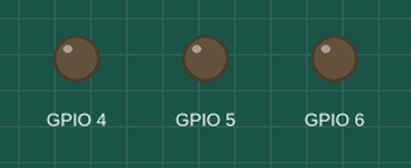
This program was run on a simulated ESP32-S3. Parts: output pins drawn as LEDs (lit = HIGH).

Above: at 0.1 s.
At 5.1 s:
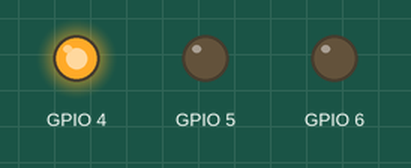
At 19.1 s:
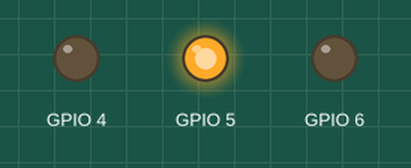
At 30.2 s:
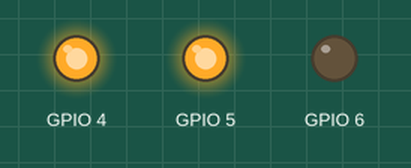
At 33.2 s:
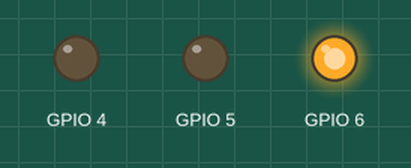
Timing chart, 0 to 34.7 s (numbered marks = the images above):
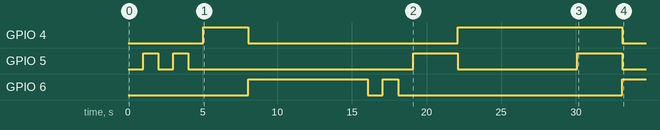

The program:

main.cpp
```cpp
#include "freertos/FreeRTOS.h"
#include "freertos/task.h"
#include "esp_timer.h"
#include "pin.h"
#include "StateMachine.h"

Pin<GPIO_NUM_4> red;
Pin<GPIO_NUM_6> green;
Pin<GPIO_NUM_5> yellow;

template<typename TRed, typename TGreen, typename TYellow>
struct Output
{
    TRed& red;
    TGreen& green;
    TYellow& yellow;
    Output(TRed& r, TGreen& g, TYellow& y) : red(r), green(g), yellow(y) {}
};

using TrafficOutput = Output<Pin<GPIO_NUM_4>, Pin<GPIO_NUM_6>, Pin<GPIO_NUM_5>>;

struct RunContext
{
    TrafficOutput& output;
    int64_t entry_time = 0;
};

// Forward-declare so states can use it as a return type before it is fully defined
struct TrafficLightStates;

struct YellowBlinkingState {
    static constexpr uint16_t timeout = 5000; // ms
    void onEnter(RunContext& context);
    void onExit(RunContext& context);
    TrafficLightStates update(RunContext& context);
};

struct AllRedState {
    static constexpr uint16_t timeout = 3000; // ms
    void onEnter(RunContext& context);
    void onExit(RunContext& context);
    TrafficLightStates update(RunContext& context);
};

struct GreenState {
    static constexpr uint16_t timeout = 8000; // ms
    void onEnter(RunContext& context);
    void onExit(RunContext& context);
    TrafficLightStates update(RunContext& context);
};

struct GreenBlinkingState {
    static constexpr uint16_t timeout = 3000; // ms
    void onEnter(RunContext& context);
    void onExit(RunContext& context);
    TrafficLightStates update(RunContext& context);
};

struct YellowState {
    static constexpr uint16_t timeout = 3000; // ms
    void onEnter(RunContext& context);
    void onExit(RunContext& context);
    TrafficLightStates update(RunContext& context);
};

struct RedYellowState {
    static constexpr uint16_t timeout = 3000; // ms
    void onEnter(RunContext& context);
    void onExit(RunContext& context);
    TrafficLightStates update(RunContext& context);
};

struct RedState {
    static constexpr uint16_t timeout = 8000; // ms
    void onEnter(RunContext& context);
    void onExit(RunContext& context);
    TrafficLightStates update(RunContext& context);
};

// All state types are now complete — safe to instantiate the variant.
// Order must exactly match the StateMachine template arguments so the
// derived-to-base conversion in the visit lambda compiles.
struct TrafficLightStates
    : std::variant<YellowBlinkingState, RedState, GreenState, GreenBlinkingState, YellowState, RedYellowState, AllRedState>
{
    using std::variant<YellowBlinkingState, RedState, GreenState, GreenBlinkingState, YellowState, RedYellowState, AllRedState>::variant;
};

// Method bodies — TrafficLightStates is complete here

void YellowBlinkingState::onEnter(RunContext& context)
{
    context.entry_time = esp_timer_get_time();
    context.output.yellow.set_level(1);
}
void YellowBlinkingState::onExit(RunContext& context)
{
    context.output.yellow.set_level(0);
}
TrafficLightStates YellowBlinkingState::update(RunContext& context)
{
    if ((esp_timer_get_time() - context.entry_time) >= (int64_t(timeout) * 1000))
        return AllRedState{};
    context.output.yellow.toggle();
    vTaskDelay(1000 / portTICK_PERIOD_MS);
    return *this;
}

void AllRedState::onEnter(RunContext& context)
{
    context.entry_time = esp_timer_get_time();
    context.output.red.set_level(1);
}
void AllRedState::onExit(RunContext& context)
{
    context.output.red.set_level(0);
}
TrafficLightStates AllRedState::update(RunContext& context)
{
    if ((esp_timer_get_time() - context.entry_time) >= (int64_t(timeout) * 1000))
        return GreenState{};
    return *this;
}

void RedState::onEnter(RunContext& context)
{
    context.entry_time = esp_timer_get_time();
    context.output.red.set_level(1);
}
void RedState::onExit(RunContext& context)
{
}
TrafficLightStates RedState::update(RunContext& context)
{
    if ((esp_timer_get_time() - context.entry_time) >= (int64_t(timeout) * 1000))
        return RedYellowState{};
    return *this;
}

void GreenState::onEnter(RunContext& context)
{
    context.entry_time = esp_timer_get_time();
    context.output.green.set_level(1);
}
void GreenState::onExit(RunContext& context)
{
    context.output.green.set_level(0);
}
TrafficLightStates GreenState::update(RunContext& context)
{
    if ((esp_timer_get_time() - context.entry_time) >= (int64_t(timeout) * 1000))
        return GreenBlinkingState{};
    return *this;
}

void GreenBlinkingState::onEnter(RunContext& context)
{
    context.entry_time = esp_timer_get_time();
    context.output.green.set_level(1);
}
void GreenBlinkingState::onExit(RunContext& context)
{
    context.output.green.set_level(0);
}
TrafficLightStates GreenBlinkingState::update(RunContext& context)
{
    if ((esp_timer_get_time() - context.entry_time) >= (int64_t(timeout) * 1000))
        return YellowState{};
    context.output.green.toggle();
    vTaskDelay(1000 / portTICK_PERIOD_MS);
    return *this;
}

void YellowState::onEnter(RunContext& context)
{
    context.entry_time = esp_timer_get_time();
    context.output.yellow.set_level(1);
}

void YellowState::onExit(RunContext& context)
{
    context.output.yellow.set_level(0);
}

TrafficLightStates YellowState::update(RunContext& context)
{
    if ((esp_timer_get_time() - context.entry_time) >= (int64_t(timeout) * 1000))
        return RedState{};
    return *this;
}

void RedYellowState::onEnter(RunContext& context)
{
    context.entry_time = esp_timer_get_time();
    context.output.red.set_level(1);
    context.output.yellow.set_level(1);
}
void RedYellowState::onExit(RunContext& context)
{
    context.output.red.set_level(0);
    context.output.yellow.set_level(0);
}
TrafficLightStates RedYellowState::update(RunContext& context)
{
    if ((esp_timer_get_time() - context.entry_time) >= (int64_t(timeout) * 1000))
        return GreenState{};
    return *this;
}

extern "C" void app_main()
{
    Output outputs(red, green, yellow);
    RunContext context{outputs};

    StateMachine<RunContext, YellowBlinkingState, RedState, GreenState, GreenBlinkingState, YellowState, RedYellowState, AllRedState> sm(context, YellowBlinkingState{});

    while (1)
    {
        sm.update();
        vTaskDelay(10 / portTICK_PERIOD_MS);
    }
}
```

StateMachine.h
```cpp
#pragma once
#include <variant>
#include <utility>

// ─── Purely generic State Machine — no virtual functions ───────────────────
//
// Uses std::variant for compile-time polymorphism.
//
// How to use
// ----------
// 1. Forward-declare all state structs.
// 2. Define:  using MyStates = std::variant<StateA, StateB, ...>;
// 3. Implement each struct:
//      struct StateA {
//          MyStates update(Context& ctx) {
//              if (someCondition(ctx)) return StateB{};   // transition
//              return *this;                               // stay
//          }
//          void onEnter(Context& ctx) { ... }
//          void onExit (Context& ctx) { ... }
//      };
// 4. Instantiate:
//      StateMachine<Context, StateA, StateB> sm(ctx, StateA{});
//      sm.update();  // call every tick
// ───────────────────────────────────────────────────────────────────────────

template <typename TContext, typename... TStates>
class StateMachine {
public:
    using StateVariant = std::variant<TStates...>;

    StateMachine(TContext& ctx, StateVariant initial)
        : _ctx(ctx), _current(std::move(initial))
    {
        enterCurrent();
    }

    void update() {
        StateVariant next = std::visit(
            [&](auto& s) -> StateVariant { return s.update(_ctx); },
            _current
        );
        if (next.index() != _current.index()) {
            exitCurrent();
            _current = std::move(next);
            enterCurrent();
        }
    }

    template <typename TState>
    void transitionTo(TState next = {}) {
        exitCurrent();
        _current = StateVariant(std::move(next));
        enterCurrent();
    }

    template <typename TState>
    bool isIn() const { return std::holds_alternative<TState>(_current); }

    template <typename TState>
    TState& get() { return std::get<TState>(_current); }

private:
    void enterCurrent() {
        std::visit([&](auto& s) { s.onEnter(_ctx); }, _current);
    }
    void exitCurrent() {
        std::visit([&](auto& s) { s.onExit(_ctx); }, _current);
    }

    TContext&    _ctx;
    StateVariant _current;
};
```

pin.h
```cpp
#include "driver/gpio.h"

template<gpio_num_t N>
class Pin {
public:
    Pin() {
        gpio_reset_pin(N);
        gpio_set_direction(N, GPIO_MODE_OUTPUT);
        set_level(0);
    }

    void set_level(int level) {
        _level = level;
        gpio_set_level(N, _level);
    }

    int get_level() const
    {
        return _level;
    }

    gpio_num_t get_num() const
    {
        return N;
    }

    void toggle() {
        set_level(!_level);
    }

private:
    int _level = 0;
};
```

Measured:
- by itself, GPIO 4: LOW → HIGH at 5.1 s, → LOW 3.0 s later, → HIGH 14.0 s later, → LOW 11.0 s later
- by itself, GPIO 5: LOW → HIGH at 1.0 s, → LOW 1.0 s later, → HIGH 1.0 s later, → LOW 1.0 s later, … (8 changes in this stretch)
- by itself, GPIO 6: goes HIGH 8.0 s, LOW 1.0 s, HIGH 1.0 s, LOW 15.0 s, then HIGH
